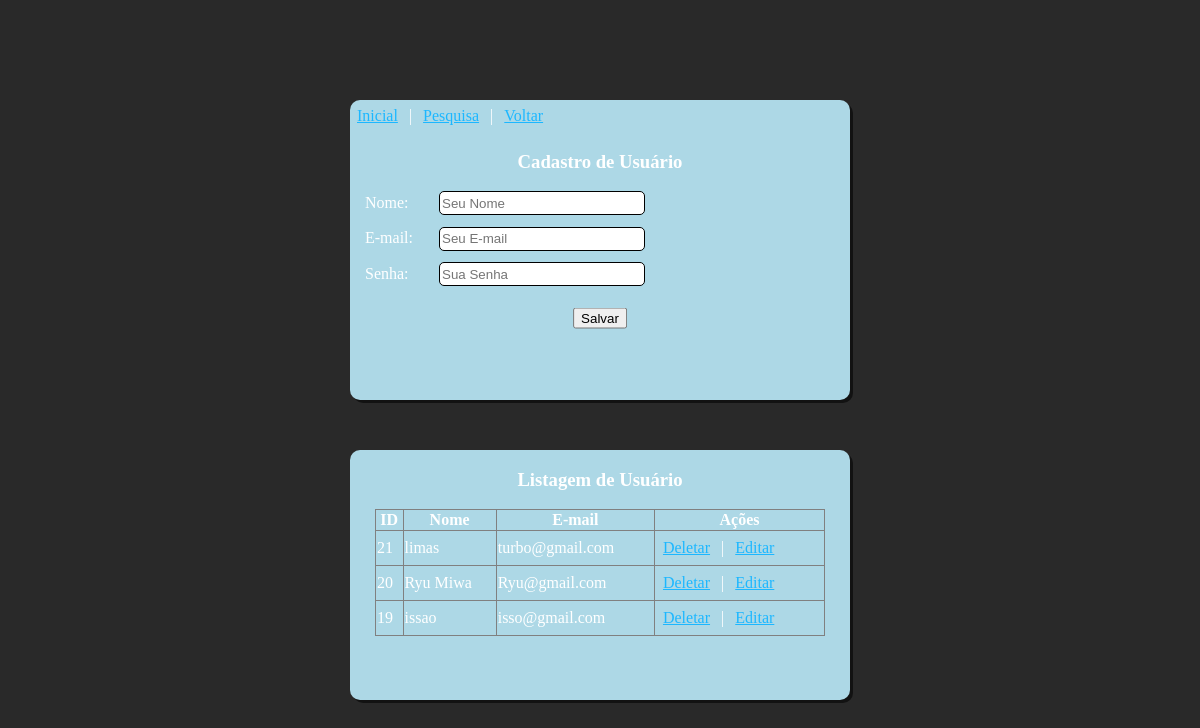
The page /benkyo_project/cadastro.php on the database as committed earlier.
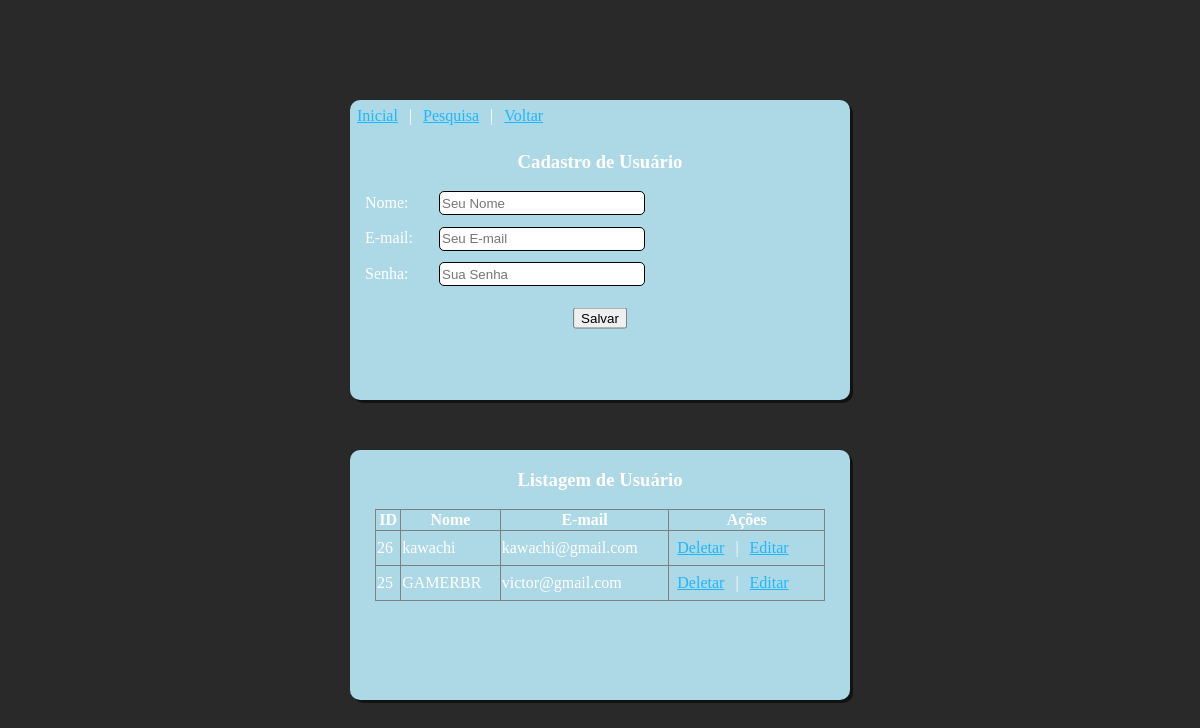
The same page on the database as committed later.
### tables this page shows
CREATE TABLE `usuario` (
  `id` int(11) NOT NULL,
  `nome` varchar(100) NOT NULL,
  `email` varchar(100) NOT NULL,
  `senha` varchar(255) NOT NULL
);

### benkyo_project/cadastro.php (the view, shortened to what this page needs)
<!DOCTYPE html>
<html lang="pt-br">
<head>
    <link rel="stylesheet" href="style.css">
</head>
<body>
    <div class="box-center">
    <div class="up-box">
    <a href='cadastro.php'>Inicial</a>
		|
		<a href='pesquisa.php'>Pesquisa</a>
        |
		<a href='index.php'>Voltar</a>
		<br>
<h3 align="center">Cadastro de Usuário</h3>
<form method='POST' action='inserir.php'>
    <label>Nome: </label>
    <input name='nome' placeholder="Seu Nome"><br>
    <label>E-mail: </label>
    <input name='email' type="text" id="email" placeholder="Seu E-mail"><br>
    <label>Senha: </label>
    <input name='senha' type="password" id="senha" placeholder="Sua Senha"><br>
    <button type='submit' >Salvar</button>
</form>
</div>
<div class="box2">
<h3 align="center">Listagem de Usuário</h3>
<table border>
    <tr>
        <th>ID</th>
        <th>Nome</th>
        <th>E-mail</th>
        <th>Ações</th>
    </tr>
</div>
</div>
<?php
    $ds = "mysql:host=localhost;dbname=benkyo_project";
    $con = new PDO($ds, 'root', 'vertrigo');
    $sql = "SELECT * FROM usuario ORDER BY id DESC LIMIT 3";
    $stm = $con->prepare($sql);
    $stm->execute();
    foreach($stm as $row){
        $id = $row['id'];
        echo "<tr>";
        echo "<td>" . $id . "</td>";
        echo "<td>" . $row['nome'] . "</td>";
        echo "<td>" . $row['email'] . "</td>";
        echo "<td>
                <a href='delete.php?id=$id'>Deletar</a>
                |
                <a href='edita.php?id=$id'>Editar</a>
             </td>";
        echo "</tr>";
    }
?>
</body>
</html>

### benkyo_project/style.css (style rules this page uses)
.box-center { height: 600px; width: 500px; position: absolute; left: 50%; top: 50%; transform: translate(-50%, -50%) ; }
.up-box { width: 500px; height: 300px; position: absolute; background-color: lightblue; border-radius: 10px; box-shadow: 3px 3px rgba(0, 0, 0, 0.562); }
.box2 { width: 500px; min-height: 250px; bottom: 0; position: absolute; background-color: lightblue; border-radius: 10px; box-shadow: 3px 3px rgba(0, 0, 0, 0.562); }
label { width: 70px; padding-bottom:15px ; display: inline-block; margin-left: 15px; }
input { border-radius: 5px; border:solid black 1px ; width: 200px; height:20px; }
body { background-color: #292929; color: white; }
table { border-collapse: collapse ; transform: translate(-50%,0%); left: 50%; position: absolute; width: 450px; }
th, td { padding: px; }
a { color: rgb(28, 183, 255); padding: 7px; display: inline-block; margin-left: 0 auto; margin-right: auto; }
button { margin-top: 20px ; position: absolute; left: 50%; transform: translate(-50%,-50%); }

Rows that differ between the two databases and show on the page:
removed usuario: id "21", nome "limas", email "turbo@gmail.com"
removed usuario: id "20", nome "Ryu Miwa", email "Ryu@gmail.com"
removed usuario: id "19", nome "issao", email "isso@gmail.com"
added usuario: id "26", nome "kawachi", email "kawachi@gmail.com"
added usuario: id "25", nome "GAMERBR", email "victor@gmail.com"
